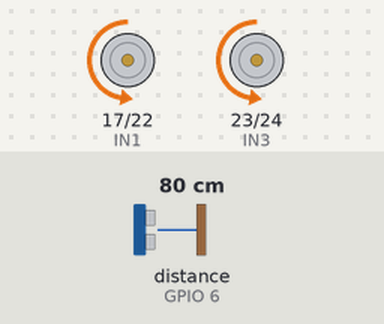
Recording of a program running on a simulated Raspberry Pi (BCM pin numbers). Shown: motor-driver pin pairs drawn as motors (green arrow = first pin HIGH = forward, orange = second pin HIGH = backward, longer = more drive, scaled by the enable pin). Inputs (shaded band) come from the test bench; at power-on: distance to the obstacle (sensor on GPIO 6) 80 cm. The echo pulse lasts 58.3 µs per cm; the interpreter's speed is modelled, so counts of loop turns are approximate; the clock reads 2024-03-15 10:24:30 at power-on unless the program sets it. At 2.1 s the program stops and its outputs stay as they are.

Above: at 0.1 s.
At 2.1 s:
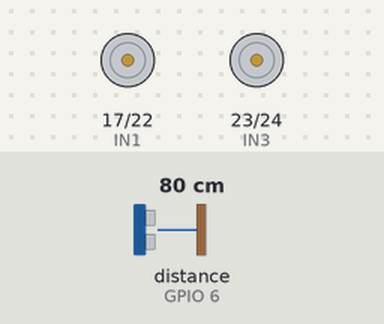
Timing chart, 0 to 3.6 s (numbered marks = the images above):
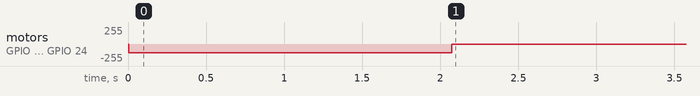

The program:

auto_mode.py
```python
#!/usr/bin/python
import RPi.GPIO as GPIO
import time

GPIO.setmode(GPIO.BCM)

# Pines del sensor
TRIGGER = 5
ECHO = 6

# Pines del motor derecho
ENA = 27
IN1 = 17
IN2 = 22

# Pines del motor izquierdo
ENB = 18
IN3 = 23
IN4 = 24

GPIO.setup(TRIGGER, GPIO.OUT)
GPIO.setup(ECHO, GPIO.IN)

GPIO.setup(ENA, GPIO.OUT)
GPIO.setup(IN1, GPIO.OUT)
GPIO.setup(IN2, GPIO.OUT)

GPIO.setup(ENB, GPIO.OUT)
GPIO.setup(IN3, GPIO.OUT)
GPIO.setup(IN4, GPIO.OUT)

pA = GPIO.PWM(ENA, 100)
pB = GPIO.PWM(ENB, 100)

pA.start(100)
pB.start(100)

def medir():
    distancia = 0.0
    GPIO.output(TRIGGER, True)
    time.sleep(0.00001)
    GPIO.output(TRIGGER, False)
    start = time.time()
    while GPIO.input(ECHO)==0:
        start = time.time()

    while GPIO.input(ECHO)==1:
        stop = time.time()

        elapsed = stop - start
        distance = elapsed * 34000
        distance = distance / 2

    return distance

def adelante():
    pA.ChangeDutyCycle(50)
    GPIO.output(IN1, GPIO.LOW)
    GPIO.output(IN2, GPIO.HIGH)
    pB.ChangeDutyCycle(50)
    GPIO.output(IN3, GPIO.LOW)
    GPIO.output(IN4, GPIO.HIGH)

def atras():
    GPIO.output(IN1, GPIO.LOW)
    GPIO.output(IN2, GPIO.LOW)
    GPIO.output(IN3, GPIO.LOW)
    GPIO.output(IN4, GPIO.LOW)

    pA.ChangeDutyCycle(25)
    GPIO.output(IN1, GPIO.HIGH)
    GPIO.output(IN2, GPIO.LOW)

def finalizar():
    GPIO.cleanup()

if __name__=="__main__":
    for i in range(400):
        dist = medir()
        #print(dist)
        if dist<20:
            atras()
        else:
            adelante()
    finalizar()
```
